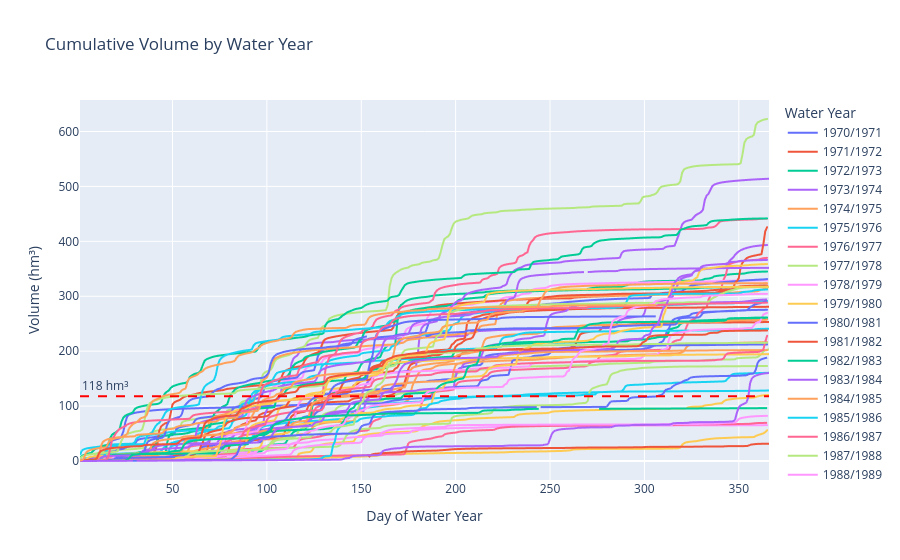

Notebook cell for this chart:
### Code cell
# Create the plot with custom legend labels for water years
df_filtered = df_filtered.copy()
df_filtered['water_year_label'] = df_filtered['water_year'].astype(str) + '/' + (df_filtered['water_year']+1).astype(str)

fig = px.line(
    df_filtered, 
    x='day_of_water_year', 
    y='Daily_Volume_hm3', 
    color='water_year_label',
    title='Cumulative Volume by Water Year',
    labels={'day_of_water_year': 'Day of Water Year', 'Daily_Volume_hm3': 'Cumulative Volume (hm³)', 'water_year_label': 'Water Year'}
)

# Add a horizontal line at 118 hm3 - Casupá Reservoir Capacity
fig.add_hline(y=118, line_dash="dash", line_color="red", annotation_text="118 hm³", annotation_position="top left")

# Customize the plot layout
fig.update_layout(
    xaxis_title='Day of Water Year',
    yaxis_title='Volume (hm³)'
)

# Show the plot
fig.show()

### Figure 1 — Plotly figure (JSON) as saved in the notebook; plotly's stock layout.template omitted (floating-point values rounded to 4 significant figures; data arrays with more than 128 entries replaced by an {"elided": "..."} marker saying what was removed)
{"data": [{"hovertemplate": "Water Year=1970/1971<br>Day of Water Year=%{x}<br>Cumulative Volume (hm³)=%{y}<extra></extra>", "legendgroup": "1970/1971", "line": {"color": "#636efa", "dash": "solid"}, "marker": {"symbol": "circle"}, "mode": "lines", "name": "1970/1971", "showlegend": true, "type": "scattergl", "x": {"elided": "322 int values"}, "xaxis": "x", "y": {"elided": "322 float values"}, "yaxis": "y"}, {"hovertemplate": "Water Year=1971/1972<br>Day of Water Year=%{x}<br>Cumulative Volume (hm³)=%{y}<extra></extra>", "legendgroup": "1971/1972", "line": {"color": "#EF553B", "dash": "solid"}, "marker": {"symbol": "circle"}, "mode": "lines", "name": "1971/1972", "showlegend": true, "type": "scattergl", "x": {"elided": "366 int values"}, "xaxis": "x", "y": {"elided": "366 float values"}, "yaxis": "y"}, {"hovertemplate": "Water Year=1972/1973<br>Day of Water Year=%{x}<br>Cumulative Volume (hm³)=%{y}<extra></extra>", "legendgroup": "1972/1973", "line": {"color": "#00cc96", "dash": "solid"}, "marker": {"symbol": "circle"}, "mode": "lines", "name": "1972/1973", "showlegend": true, "type": "scattergl", "x": {"elided": "365 int values"}, "xaxis": "x", "y": {"elided": "365 float values"}, "yaxis": "y"}, {"hovertemplate": "Water Year=1973/1974<br>Day of Water Year=%{x}<br>Cumulative Volume (hm³)=%{y}<extra></extra>", "legendgroup": "1973/1974", "line": {"color": "#ab63fa", "dash": "solid"}, "marker": {"symbol": "circle"}, "mode": "lines", "name": "1973/1974", "showlegend": true, "type": "scattergl", "x": {"elided": "365 int values"}, "xaxis": "x", "y": {"elided": "365 float values"}, "yaxis": "y"}, {"hovertemplate": "Water Year=1974/1975<br>Day of Water Year=%{x}<br>Cumulative Volume (hm³)=%{y}<extra></extra>", "legendgroup": "1974/1975", "line": {"color": "#FFA15A", "dash": "solid"}, "marker": {"symbol": "circle"}, "mode": "lines", "name": "1974/1975", "showlegend": true, "type": "scattergl", "x": {"elided": "365 int values"}, "xaxis": "x", "y": {"elided": "365 float values"}, "yaxis": "y"}, {"hovertemplate": "Water Year=1975/1976<br>Day of Water Year=%{x}<br>Cumulative Volume (hm³)=%{y}<extra></extra>", "legendgroup": "1975/1976", "line": {"color": "#19d3f3", "dash": "solid"}, "marker": {"symbol": "circle"}, "mode": "lines", "name": "1975/1976", "showlegend": true, "type": "scattergl", "x": {"elided": "366 int values"}, "xaxis": "x", "y": {"elided": "366 float values"}, "yaxis": "y"}, {"hovertemplate": "Water Year=1976/1977<br>Day of Water Year=%{x}<br>Cumulative Volume (hm³)=%{y}<extra></extra>", "legendgroup": "1976/1977", "line": {"color": "#FF6692", "dash": "solid"}, "marker": {"symbol": "circle"}, "mode": "lines", "name": "1976/1977", "showlegend": true, "type": "scattergl", "x": {"elided": "365 int values"}, "xaxis": "x", "y": {"elided": "365 float values"}, "yaxis": "y"}, {"hovertemplate": "Water Year=1977/1978<br>Day of Water Year=%{x}<br>Cumulative Volume (hm³)=%{y}<extra></extra>", "legendgroup": "1977/1978", "line": {"color": "#B6E880", "dash": "solid"}, "marker": {"symbol": "circle"}, "mode": "lines", "name": "1977/1978", "showlegend": true, "type": "scattergl", "x": {"elided": "365 int values"}, "xaxis": "x", "y": {"elided": "365 float values"}, "yaxis": "y"}, {"hovertemplate": "Water Year=1978/1979<br>Day of Water Year=%{x}<br>Cumulative Volume (hm³)=%{y}<extra></extra>", "legendgroup": "1978/1979", "line": {"color": "#FF97FF", "dash": "solid"}, "marker": {"symbol": "circle"}, "mode": "lines", "name": "1978/1979", "showlegend": true, "type": "scattergl", "x": {"elided": "365 int values"}, "xaxis": "x", "y": {"elided": "365 float values"}, "yaxis": "y"}, {"hovertemplate": "Water Year=1979/1980<br>Day of Water Year=%{x}<br>Cumulative Volume (hm³)=%{y}<extra></extra>", "legendgroup": "1979/1980", "line": {"color": "#FECB52", "dash": "solid"}, "marker": {"symbol": "circle"}, "mode": "lines", "name": "1979/1980", "showlegend": true, "type": "scattergl", "x": {"elided": "366 int values"}, "xaxis": "x", "y": {"elided": "366 float values"}, "yaxis": "y"}, {"hovertemplate": "Water Year=1980/1981<br>Day of Water Year=%{x}<br>Cumulative Volume (hm³)=%{y}<extra></extra>", "legendgroup": "1980/1981", "line": {"color": "#636efa", "dash": "solid"}, "marker": {"symbol": "circle"}, "mode": "lines", "name": "1980/1981", "showlegend": true, "type": "scattergl", "x": {"elided": "365 int values"}, "xaxis": "x", "y": {"elided": "365 float values"}, "yaxis": "y"}, {"hovertemplate": "Water Year=1981/1982<br>Day of Water Year=%{x}<br>Cumulative Volume (hm³)=%{y}<extra></extra>", "legendgroup": "1981/1982", "line": {"color": "#EF553B", "dash": "solid"}, "marker": {"symbol": "circle"}, "mode": "lines", "name": "1981/1982", "showlegend": true, "type": "scattergl", "x": {"elided": "365 int values"}, "xaxis": "x", "y": {"elided": "365 float values"}, "yaxis": "y"}, {"hovertemplate": "Water Year=1982/1983<br>Day of Water Year=%{x}<br>Cumulative Volume (hm³)=%{y}<extra></extra>", "legendgroup": "1982/1983", "line": {"color": "#00cc96", "dash": "solid"}, "marker": {"symbol": "circle"}, "mode": "lines", "name": "1982/1983", "showlegend": true, "type": "scattergl", "x": {"elided": "365 int values"}, "xaxis": "x", "y": {"elided": "365 float values"}, "yaxis": "y"}, {"hovertemplate": "Water Year=1983/1984<br>Day of Water Year=%{x}<br>Cumulative Volume (hm³)=%{y}<extra></extra>", "legendgroup": "1983/1984", "line": {"color": "#ab63fa", "dash": "solid"}, "marker": {"symbol": "circle"}, "mode": "lines", "name": "1983/1984", "showlegend": true, "type": "scattergl", "x": {"elided": "366 int values"}, "xaxis": "x", "y": {"elided": "366 float values"}, "yaxis": "y"}, {"hovertemplate": "Water Year=1984/1985<br>Day of Water Year=%{x}<br>Cumulative Volume (hm³)=%{y}<extra></extra>", "legendgroup": "1984/1985", "line": {"color": "#FFA15A", "dash": "solid"}, "marker": {"symbol": "circle"}, "mode": "lines", "name": "1984/1985", "showlegend": true, "type": "scattergl", "x": {"elided": "365 int values"}, "xaxis": "x", "y": {"elided": "365 float values"}, "yaxis": "y"}, {"hovertemplate": "Water Year=1985/1986<br>Day of Water Year=%{x}<br>Cumulative Volume (hm³)=%{y}<extra></extra>", "legendgroup": "1985/1986", "line": {"color": "#19d3f3", "dash": "solid"}, "marker": {"symbol": "circle"}, "mode": "lines", "name": "1985/1986", "showlegend": true, "type": "scattergl", "x": {"elided": "365 int values"}, "xaxis": "x", "y": {"elided": "365 float values"}, "yaxis": "y"}, {"hovertemplate": "Water Year=1986/1987<br>Day of Water Year=%{x}<br>Cumulative Volume (hm³)=%{y}<extra></extra>", "legendgroup": "1986/1987", "line": {"color": "#FF6692", "dash": "solid"}, "marker": {"symbol": "circle"}, "mode": "lines", "name": "1986/1987", "showlegend": true, "type": "scattergl", "x": {"elided": "365 int values"}, "xaxis": "x", "y": {"elided": "365 float values"}, "yaxis": "y"}, {"hovertemplate": "Water Year=1987/1988<br>Day of Water Year=%{x}<br>Cumulative Volume (hm³)=%{y}<extra></extra>", "legendgroup": "1987/1988", "line": {"color": "#B6E880", "dash": "solid"}, "marker": {"symbol": "circle"}, "mode": "lines", "name": "1987/1988", "showlegend": true, "type": "scattergl", "x": {"elided": "366 int values"}, "xaxis": "x", "y": {"elided": "366 float values"}, "yaxis": "y"}, {"hovertemplate": "Water Year=1988/1989<br>Day of Water Year=%{x}<br>Cumulative Volume (hm³)=%{y}<extra></extra>", "legendgroup": "1988/1989", "line": {"color": "#FF97FF", "dash": "solid"}, "marker": {"symbol": "circle"}, "mode": "lines", "name": "1988/1989", "showlegend": true, "type": "scattergl", "x": {"elided": "365 int values"}, "xaxis": "x", "y": {"elided": "365 float values"}, "yaxis": "y"}, {"hovertemplate": "Water Year=1989/1990<br>Day of Water Year=%{x}<br>Cumulative Volume (hm³)=%{y}<extra></extra>", "legendgroup": "1989/1990", "line": {"color": "#FECB52", "dash": "solid"}, "marker": {"symbol": "circle"}, "mode": "lines", "name": "1989/1990", "showlegend": true, "type": "scattergl", "x": {"elided": "365 int values"}, "xaxis": "x", "y": {"elided": "365 float values"}, "yaxis": "y"}, {"hovertemplate": "Water Year=1990/1991<br>Day of Water Year=%{x}<br>Cumulative Volume (hm³)=%{y}<extra></extra>", "legendgroup": "1990/1991", "line": {"color": "#636efa", "dash": "solid"}, "marker": {"symbol": "circle"}, "mode": "lines", "name": "1990/1991", "showlegend": true, "type": "scattergl", "x": {"elided": "365 int values"}, "xaxis": "x", "y": {"elided": "365 float values"}, "yaxis": "y"}, {"hovertemplate": "Water Year=1991/1992<br>Day of Water Year=%{x}<br>Cumulative Volume (hm³)=%{y}<extra></extra>", "legendgroup": "1991/1992", "line": {"color": "#EF553B", "dash": "solid"}, "marker": {"symbol": "circle"}, "mode": "lines", "name": "1991/1992", "showlegend": true, "type": "scattergl", "x": {"elided": "366 int values"}, "xaxis": "x", "y": {"elided": "366 float values"}, "yaxis": "y"}, {"hovertemplate": "Water Year=1992/1993<br>Day of Water Year=%{x}<br>Cumulative Volume (hm³)=%{y}<extra></extra>", "legendgroup": "1992/1993", "line": {"color": "#00cc96", "dash": "solid"}, "marker": {"symbol": "circle"}, "mode": "lines", "name": "1992/1993", "showlegend": true, "type": "scattergl", "x": {"elided": "365 int values"}, "xaxis": "x", "y": {"elided": "365 float values"}, "yaxis": "y"}, {"hovertemplate": "Water Year=1993/1994<br>Day of Water Year=%{x}<br>Cumulative Volume (hm³)=%{y}<extra></extra>", "legendgroup": "1993/1994", "line": {"color": "#ab63fa", "dash": "solid"}, "marker": {"symbol": "circle"}, "mode": "lines", "name": "1993/1994", "showlegend": true, "type": "scattergl", "x": {"elided": "365 int values"}, "xaxis": "x", "y": {"elided": "365 float values"}, "yaxis": "y"}, {"hovertemplate": "Water Year=1994/1995<br>Day of Water Year=%{x}<br>Cumulative Volume (hm³)=%{y}<extra></extra>", "legendgroup": "1994/1995", "line": {"color": "#FFA15A", "dash": "solid"}, "marker": {"symbol": "circle"}, "mode": "lines", "name": "1994/1995", "showlegend": true, "type": "scattergl", "x": {"elided": "365 int values"}, "xaxis": "x", "y": {"elided": "365 float values"}, "yaxis": "y"}, {"hovertemplate": "Water Year=1995/1996<br>Day of Water Year=%{x}<br>Cumulative Volume (hm³)=%{y}<extra></extra>", "legendgroup": "1995/1996", "line": {"color": "#19d3f3", "dash": "solid"}, "marker": {"symbol": "circle"}, "mode": "lines", "name": "1995/1996", "showlegend": true, "type": "scattergl", "x": {"elided": "366 int values"}, "xaxis": "x", "y": {"elided": "366 float values"}, "yaxis": "y"}, {"hovertemplate": "Water Year=1996/1997<br>Day of Water Year=%{x}<br>Cumulative Volume (hm³)=%{y}<extra></extra>", "legendgroup": "1996/1997", "line": {"color": "#FF6692", "dash": "solid"}, "marker": {"symbol": "circle"}, "mode": "lines", "name": "1996/1997", "showlegend": true, "type": "scattergl", "x": {"elided": "365 int values"}, "xaxis": "x", "y": {"elided": "365 float values"}, "yaxis": "y"}, {"hovertemplate": "Water Year=1997/1998<br>Day of Water Year=%{x}<br>Cumulative Volume (hm³)=%{y}<extra></extra>", "legendgroup": "1997/1998", "line": {"color": "#B6E880", "dash": "solid"}, "marker": {"symbol": "circle"}, "mode": "lines", "name": "1997/1998", "showlegend": true, "type": "scattergl", "x": {"elided": "365 int values"}, "xaxis": "x", "y": {"elided": "365 float values"}, "yaxis": "y"}, {"hovertemplate": "Water Year=1998/1999<br>Day of Water Year=%{x}<br>Cumulative Volume (hm³)=%{y}<extra></extra>", "legendgroup": "1998/1999", "line": {"color": "#FF97FF", "dash": "solid"}, "marker": {"symbol": "circle"}, "mode": "lines", "name": "1998/1999", "showlegend": true, "type": "scattergl", "x": {"elided": "365 int values"}, "xaxis": "x", "y": {"elided": "365 float values"}, "yaxis": "y"}, {"hovertemplate": "Water Year=1999/2000<br>Day of Water Year=%{x}<br>Cumulative Volume (hm³)=%{y}<extra></extra>", "legendgroup": "1999/2000", "line": {"color": "#FECB52", "dash": "solid"}, "marker": {"symbol": "circle"}, "mode": "lines", "name": "1999/2000", "showlegend": true, "type": "scattergl", "x": {"elided": "366 int values"}, "xaxis": "x", "y": {"elided": "366 float values"}, "yaxis": "y"}, {"hovertemplate": "Water Year=2000/2001<br>Day of Water Year=%{x}<br>Cumulative Volume (hm³)=%{y}<extra></extra>", "legendgroup": "2000/2001", "line": {"color": "#636efa", "dash": "solid"}, "marker": {"symbol": "circle"}, "mode": "lines", "name": "2000/2001", "showlegend": true, "type": "scattergl", "x": {"elided": "365 int values"}, "xaxis": "x", "y": {"elided": "365 float values"}, "yaxis": "y"}, {"hovertemplate": "Water Year=2001/2002<br>Day of Water Year=%{x}<br>Cumulative Volume (hm³)=%{y}<extra></extra>", "legendgroup": "2001/2002", "line": {"color": "#EF553B", "dash": "solid"}, "marker": {"symbol": "circle"}, "mode": "lines", "name": "2001/2002", "showlegend": true, "type": "scattergl", "x": {"elided": "365 int values"}, "xaxis": "x", "y": {"elided": "365 float values"}, "yaxis": "y"}, {"hovertemplate": "Water Year=2002/2003<br>Day of Water Year=%{x}<br>Cumulative Volume (hm³)=%{y}<extra></extra>", "legendgroup": "2002/2003", "line": {"color": "#00cc96", "dash": "solid"}, "marker": {"symbol": "circle"}, "mode": "lines", "name": "2002/2003", "showlegend": true, "type": "scattergl", "x": {"elided": "365 int values"}, "xaxis": "x", "y": {"elided": "365 float values"}, "yaxis": "y"}, {"hovertemplate": "Water Year=2003/2004<br>Day of Water Year=%{x}<br>Cumulative Volume (hm³)=%{y}<extra></extra>", "legendgroup": "2003/2004", "line": {"color": "#ab63fa", "dash": "solid"}, "marker": {"symbol": "circle"}, "mode": "lines", "name": "2003/2004", "showlegend": true, "type": "scattergl", "x": {"elided": "366 int values"}, "xaxis": "x", "y": {"elided": "366 float values"}, "yaxis": "y"}, {"hovertemplate": "Water Year=2004/2005<br>Day of Water Year=%{x}<br>Cumulative Volume (hm³)=%{y}<extra></extra>", "legendgroup": "2004/2005", "line": {"color": "#FFA15A", "dash": "solid"}, "marker": {"symbol": "circle"}, "mode": "lines", "name": "2004/2005", "showlegend": true, "type": "scattergl", "x": {"elided": "365 int values"}, "xaxis": "x", "y": {"elided": "365 float values"}, "yaxis": "y"}, {"hovertemplate": "Water Year=2005/2006<br>Day of Water Year=%{x}<br>Cumulative Volume (hm³)=%{y}<extra></extra>", "legendgroup": "2005/2006", "line": {"color": "#19d3f3", "dash": "solid"}, "marker": {"symbol": "circle"}, "mode": "lines", "name": "2005/2006", "showlegend": true, "type": "scattergl", "x": {"elided": "365 int values"}, "xaxis": "x", "y": {"elided": "365 float values"}, "yaxis": "y"}, {"hovertemplate": "Water Year=2006/2007<br>Day of Water Year=%{x}<br>Cumulative Volume (hm³)=%{y}<extra></extra>", "legendgroup": "2006/2007", "line": {"color": "#FF6692", "dash": "solid"}, "marker": {"symbol": "circle"}, "mode": "lines", "name": "2006/2007", "showlegend": true, "type": "scattergl", "x": {"elided": "365 int values"}, "xaxis": "x", "y": {"elided": "365 float values"}, "yaxis": "y"}, {"hovertemplate": "Water Year=2007/2008<br>Day of Water Year=%{x}<br>Cumulative Volume (hm³)=%{y}<extra></extra>", "legendgroup": "2007/2008", "line": {"color": "#B6E880", "dash": "solid"}, "marker": {"symbol": "circle"}, "mode": "lines", "name": "2007/2008", "showlegend": true, "type": "scattergl", "x": {"elided": "366 int values"}, "xaxis": "x", "y": {"elided": "366 float values"}, "yaxis": "y"}, {"hovertemplate": "Water Year=2008/2009<br>Day of Water Year=%{x}<br>Cumulative Volume (hm³)=%{y}<extra></extra>", "legendgroup": "2008/2009", "line": {"color": "#FF97FF", "dash": "solid"}, "marker": {"symbol": "circle"}, "mode": "lines", "name": "2008/2009", "showlegend": true, "type": "scattergl", "x": {"elided": "365 int values"}, "xaxis": "x", "y": {"elided": "365 float values"}, "yaxis": "y"}, {"hovertemplate": "Water Year=2009/2010<br>Day of Water Year=%{x}<br>Cumulative Volume (hm³)=%{y}<extra></extra>", "legendgroup": "2009/2010", "line": {"color": "#FECB52", "dash": "solid"}, "marker": {"symbol": "circle"}, "mode": "lines", "name": "2009/2010", "showlegend": true, "type": "scattergl", "x": {"elided": "365 int values"}, "xaxis": "x", "y": {"elided": "365 float values"}, "yaxis": "y"}, {"hovertemplate": "Water Year=2010/2011<br>Day of Water Year=%{x}<br>Cumulative Volume (hm³)=%{y}<extra></extra>", "legendgroup": "2010/2011", "line": {"color": "#636efa", "dash": "solid"}, "marker": {"symbol": "circle"}, "mode": "lines", "name": "2010/2011", "showlegend": true, "type": "scattergl", "x": {"elided": "365 int values"}, "xaxis": "x", "y": {"elided": "365 float values"}, "yaxis": "y"}, {"hovertemplate": "Water Year=2011/2012<br>Day of Water Year=%{x}<br>Cumulative Volume (hm³)=%{y}<extra></extra>", "legendgroup": "2011/2012", "line": {"color": "#EF553B", "dash": "solid"}, "marker": {"symbol": "circle"}, "mode": "lines", "name": "2011/2012", "showlegend": true, "type": "scattergl", "x": {"elided": "366 int values"}, "xaxis": "x", "y": {"elided": "366 float values"}, "yaxis": "y"}, {"hovertemplate": "Water Year=2012/2013<br>Day of Water Year=%{x}<br>Cumulative Volume (hm³)=%{y}<extra></extra>", "legendgroup": "2012/2013", "line": {"color": "#00cc96", "dash": "solid"}, "marker": {"symbol": "circle"}, "mode": "lines", "name": "2012/2013", "showlegend": true, "type": "scattergl", "x": {"elided": "365 int values"}, "xaxis": "x", "y": {"elided": "365 float values"}, "yaxis": "y"}, {"hovertemplate": "Water Year=2013/2014<br>Day of Water Year=%{x}<br>Cumulative Volume (hm³)=%{y}<extra></extra>", "legendgroup": "2013/2014", "line": {"color": "#ab63fa", "dash": "solid"}, "marker": {"symbol": "circle"}, "mode": "lines", "name": "2013/2014", "showlegend": true, "type": "scattergl", "x": {"elided": "365 int values"}, "xaxis": "x", "y": {"elided": "365 float values"}, "yaxis": "y"}, {"hovertemplate": "Water Year=2014/2015<br>Day of Water Year=%{x}<br>Cumulative Volume (hm³)=%{y}<extra></extra>", "legendgroup": "2014/2015", "line": {"color": "#FFA15A", "dash": "solid"}, "marker": {"symbol": "circle"}, "mode": "lines", "name": "2014/2015", "showlegend": true, "type": "scattergl", "x": {"elided": "365 int values"}, "xaxis": "x", "y": {"elided": "365 float values"}, "yaxis": "y"}, {"hovertemplate": "Water Year=2015/2016<br>Day of Water Year=%{x}<br>Cumulative Volume (hm³)=%{y}<extra></extra>", "legendgroup": "2015/2016", "line": {"color": "#19d3f3", "dash": "solid"}, "marker": {"symbol": "circle"}, "mode": "lines", "name": "2015/2016", "showlegend": true, "type": "scattergl", "x": {"elided": "366 int values"}, "xaxis": "x", "y": {"elided": "366 float values"}, "yaxis": "y"}, {"hovertemplate": "Water Year=2016/2017<br>Day of Water Year=%{x}<br>Cumulative Volume (hm³)=%{y}<extra></extra>", "legendgroup": "2016/2017", "line": {"color": "#FF6692", "dash": "solid"}, "marker": {"symbol": "circle"}, "mode": "lines", "name": "2016/2017", "showlegend": true, "type": "scattergl", "x": {"elided": "365 int values"}, "xaxis": "x", "y": {"elided": "365 float values"}, "yaxis": "y"}, {"hovertemplate": "Water Year=2017/2018<br>Day of Water Year=%{x}<br>Cumulative Volume (hm³)=%{y}<extra></extra>", "legendgroup": "2017/2018", "line": {"color": "#B6E880", "dash": "solid"}, "marker": {"symbol": "circle"}, "mode": "lines", "name": "2017/2018", "showlegend": true, "type": "scattergl", "x": {"elided": "365 int values"}, "xaxis": "x", "y": {"elided": "365 float values"}, "yaxis": "y"}, {"hovertemplate": "Water Year=2018/2019<br>Day of Water Year=%{x}<br>Cumulative Volume (hm³)=%{y}<extra></extra>", "legendgroup": "2018/2019", "line": {"color": "#FF97FF", "dash": "solid"}, "marker": {"symbol": "circle"}, "mode": "lines", "name": "2018/2019", "showlegend": true, "type": "scattergl", "x": {"elided": "365 int values"}, "xaxis": "x", "y": {"elided": "365 float values"}, "yaxis": "y"}, {"hovertemplate": "Water Year=2019/2020<br>Day of Water Year=%{x}<br>Cumulative Volume (hm³)=%{y}<extra></extra>", "legendgroup": "2019/2020", "line": {"color": "#FECB52", "dash": "solid"}, "marker": {"symbol": "circle"}, "mode": "lines", "name": "2019/2020", "showlegend": true, "type": "scattergl", "x": {"elided": "366 int values"}, "xaxis": "x", "y": {"elided": "366 float values"}, "yaxis": "y"}, {"hovertemplate": "Water Year=2020/2021<br>Day of Water Year=%{x}<br>Cumulative Volume (hm³)=%{y}<extra></extra>", "legendgroup": "2020/2021", "line": {"color": "#636efa", "dash": "solid"}, "marker": {"symbol": "circle"}, "mode": "lines", "name": "2020/2021", "showlegend": true, "type": "scattergl", "x": {"elided": "365 int values"}, "xaxis": "x", "y": {"elided": "365 float values"}, "yaxis": "y"}, {"hovertemplate": "Water Year=2021/2022<br>Day of Water Year=%{x}<br>Cumulative Volume (hm³)=%{y}<extra></extra>", "legendgroup": "2021/2022", "line": {"color": "#EF553B", "dash": "solid"}, "marker": {"symbol": "circle"}, "mode": "lines", "name": "2021/2022", "showlegend": true, "type": "scattergl", "x": {"elided": "365 int values"}, "xaxis": "x", "y": {"elided": "365 float values"}, "yaxis": "y"}, {"hovertemplate": "Water Year=2022/2023<br>Day of Water Year=%{x}<br>Cumulative Volume (hm³)=%{y}<extra></extra>", "legendgroup": "2022/2023", "line": {"color": "#00cc96", "dash": "solid"}, "marker": {"symbol": "circle"}, "mode": "lines", "name": "2022/2023", "showlegend": true, "type": "scattergl", "x": {"elided": "365 int values"}, "xaxis": "x", "y": {"elided": "365 float values"}, "yaxis": "y"}, {"hovertemplate": "Water Year=2023/2024<br>Day of Water Year=%{x}<br>Cumulative Volume (hm³)=%{y}<extra></extra>", "legendgroup": "2023/2024", "line": {"color": "#ab63fa", "dash": "solid"}, "marker": {"symbol": "circle"}, "mode": "lines", "name": "2023/2024", "showlegend": true, "type": "scattergl", "x": {"elided": "366 int values"}, "xaxis": "x", "y": {"elided": "366 float values"}, "yaxis": "y"}, {"hovertemplate": "Water Year=2024/2025<br>Day of Water Year=%{x}<br>Cumulative Volume (hm³)=%{y}<extra></extra>", "legendgroup": "2024/2025", "line": {"color": "#FFA15A", "dash": "solid"}, "marker": {"symbol": "circle"}, "mode": "lines", "name": "2024/2025", "showlegend": true, "type": "scattergl", "x": {"elided": "365 int values"}, "xaxis": "x", "y": {"elided": "365 float values"}, "yaxis": "y"}], "layout": {"annotations": [{"showarrow": false, "text": "118 hm³", "x": 0, "xanchor": "left", "xref": "x domain", "y": 118, "yanchor": "bottom", "yref": "y"}], "legend": {"title": {"text": "Water Year"}, "tracegroupgap": 0}, "shapes": [{"line": {"color": "red", "dash": "dash"}, "type": "line", "x0": 0, "x1": 1, "xref": "x domain", "y0": 118, "y1": 118, "yref": "y"}], "title": {"text": "Cumulative Volume by Water Year"}, "xaxis": {"anchor": "y", "domain": [0, 1], "title": {"text": "Day of Water Year"}}, "yaxis": {"anchor": "x", "domain": [0, 1], "title": {"text": "Volume (hm³)"}}}}
